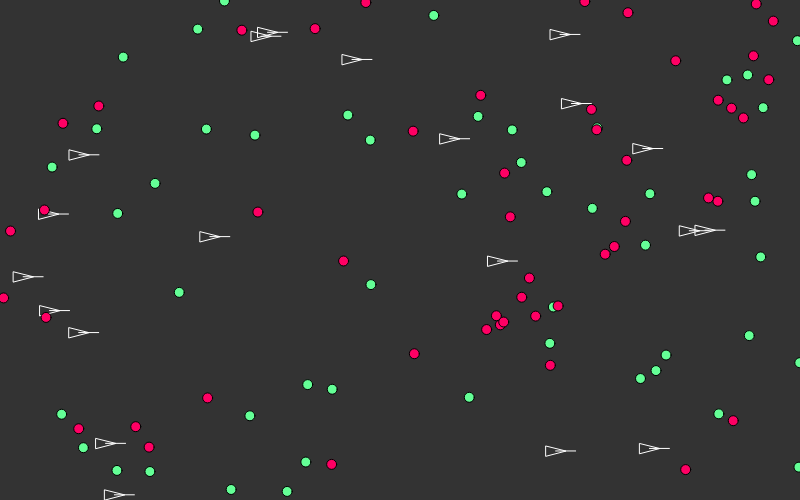
Frame 1 (no input)
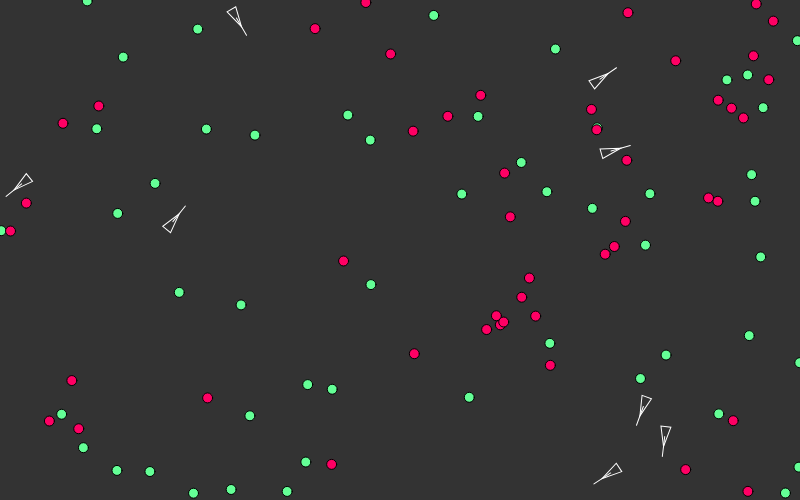
Frame 60 (no input)
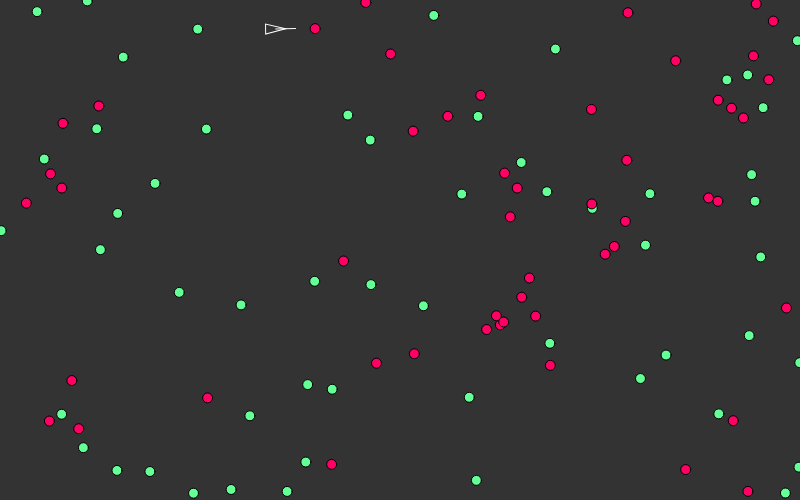
Frame 120 (the mouse pressed at the canvas centre since frame 60)

The p5.js sketch that drew these frames (run headless with seeded random() and noise() and a simulated clock; from frame 60 on, the mouse is pressed at the canvas centre):

// p5.js sketch
// ── sketch.js
let population;
let food = [];
let poison = [];

function setup() {
  createCanvas(800, 500);
  population = new Population();
  for (var i = 0; i < 50; i++) {
    food[i] = new Food(random(width), random(height));
    poison[i] = new Poison(random(width), random(height));
  }
}

function draw() {
  background(51);

  if (frameCount % 10 == 0) {
    food.push(new Food(random(width), random(height)));
    poison.push(new Poison(random(width), random(height)));
  }

  if (poison.length > 201) {
    poison.splice(poison.length - 1, 1);
  }
  if (food.length > 201) {
    food.splice(food.length - 1, 1);
  }
  population.render();
  if (population.checkAllDie()) {
    population = population.meatingpool();
  }
  for (let f of food) {
    f.show();
  }
  for (let p of poison) {
    p.show();
  }
}

// ── agent.js
class agent {
  constructor() {
    this.loc = createVector(random(width), random(height));
    this.vel = createVector();
    this.acc = createVector();
    this.dis = 5;
    this.lifeLived = 0;
    this.die = false;
    this.leftlife = 200;
    this.maxspeed = 3;
    this.dna = [];
    this.dna[0] = random(2, -2);
    this.dna[1] = random(2, -2);
  }

  applyforce(f) {
    this.acc.add(f)
  }


  behaver(food, poison) {
    let steerG = this.eat(food, true);
    let steerB = this.eat(poison);


    steerG.mult(this.dna[0]);
    steerB.mult(this.dna[1]);

    this.applyforce(steerG);
    this.applyforce(steerB);
  }

  eat(list, isgood) {
    //steer and eat the food and poison...
    let currentD = Infinity;
    let current = -1;
    for (var i = 0; i < list.length; i++) {
      let d = this.loc.dist(list[i].loc);
      if (d < currentD) {
        currentD = d;
        current = i;
      }
    }

    if (currentD < 5) {
      list.splice(current, 1);
      if (isgood) {
        this.leftlife += 50;
      } else {
        this.leftlife -= 400;
      }
      return createVector(0, 0);
    } else if (current) {
      return this.steer(list[current].loc);
    } else {
      return createVector(0, 0);
    }
  }



  steer(target) {
    //seek the target...
    let disired = p5.Vector.sub(target, this.loc);
    disired.setMag(this.maxspeed);
    let newVel = p5.Vector.sub(disired, this.vel);
    newVel.limit(0.1);
    return newVel;
  }

  show() {
    push()
    let theta = this.vel.heading() + PI / 2;
    translate(this.loc.x, this.loc.y);
    noFill();
    stroke(255);
    rotate(theta);
    line(0, 0, 0, -this.dis * 4);
    triangle(0, -this.dis * 2, -this.dis, this.dis * 2, this.dis, this.dis * 2);
    pop()
  }
  edges(){
    if(this.loc.x < 0 || this.loc.x > width){
      this.vel.x *= -1;
    }
    if(this.y < 0 || this.y > height) {
      this.vel.y *= -1;
    }
  }
  update() {
    this.vel.add(this.acc);
    this.loc.add(this.vel);
    this.acc.mult(0);

    this.leftlife--;
    this.lifeLived++;
    if (this.leftlife <= 0) {
      this.die = true;
    }
  }
  crossOver(other) {
    let child = new agent();
    child.dna[0] = this.dna[0];
    child.dna[1] = other.dna[1];
    return child;
  }

  mutate(rate) {
    if (random(1) < rate) {
      this.dna[0] = random(-2, 2);
      this.dna[1] = random(-2, 2);
    }
  }
}

// ── food&poison.js
class Food {
  constructor(x, y) {
    this.loc = createVector(x, y);
  }
  show() {
    fill(100, 255, 150);
    ellipse(this.loc.x, this.loc.y, 10, 10);
  }
}

class Poison {
  constructor(x, y) {
    this.loc = createVector(x, y);
  }
  show() {
    fill(255, 0, 100);
    ellipse(this.loc.x, this.loc.y, 10, 10);
  }
}

// ── population.js
class Population {
  constructor(agents) {
    this.popsize = 20;
    if (agents) {
      this.agents = agents;
    } else {
      this.agents = [];

      for (var i = 0; i < this.popsize; i++) {
        this.agents[i] = new agent();
      }
    }
  }
  render() {
    for (agent of this.agents) {
      if (!agent.die) {
        agent.show();
        agent.edges();
        agent.update();
        agent.behaver(food, poison);
      }
    }
  }
  checkAllDie() {
    let counter = 0;
    for (agent of this.agents) {
      if (agent.die) {
        counter++;
      }
    }
    if (counter === this.popsize) {
      return true;
    } else {
      return false;
    }
  }
  meatingpool() {
    let selection = [];
    let newPopulation = [];

    for (let agent of this.agents) {
      let val = agent.lifeLived / 10;
      for (var i = 0; i < val; i++) {
        selection[i] = agent;
      }
    }
    for (var i = 0; i < this.popsize; i++) {
      let parent1 = random(selection);
      let parent2 = random(selection);

      if (random(1) > 0.5) {
        let child = parent1.crossOver(parent2);
        child.mutate(0.1);
        newPopulation.push(child);
      } else {
        let child = parent2.crossOver(parent1);
        child.mutate(0.1);
        newPopulation.push(child);
      }
    }
    return new Population(newPopulation);
  }
}
